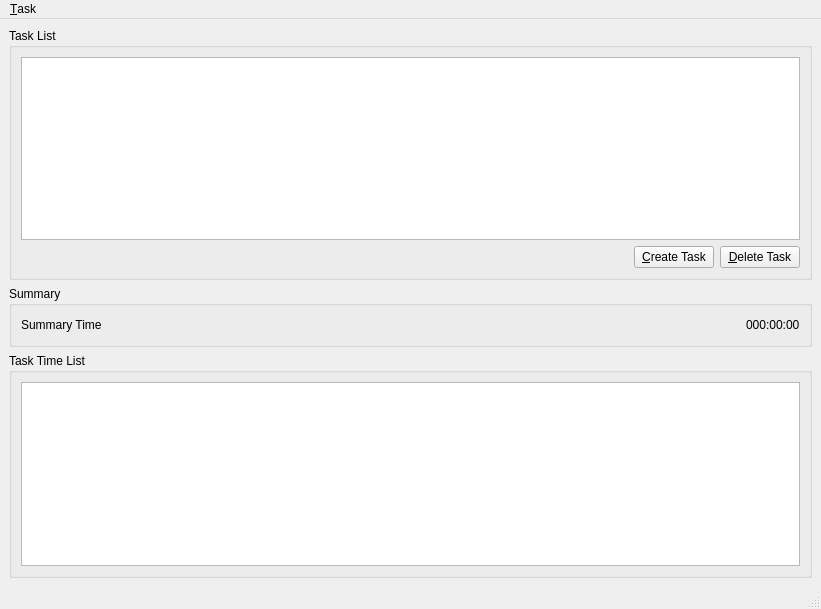
<?xml version="1.0" encoding="UTF-8"?>
<ui version="4.0">
 <class>TasksWindow</class>
 <widget class="QMainWindow" name="TasksWindow">
  <property name="geometry">
   <rect>
    <x>0</x>
    <y>0</y>
    <width>821</width>
    <height>609</height>
   </rect>
  </property>
  <property name="windowTitle">
   <string>MainWindow</string>
  </property>
  <widget class="QWidget" name="centralwidget">
   <layout class="QVBoxLayout" name="verticalLayout_4">
    <item>
     <widget class="QGroupBox" name="groupBox_3">
      <property name="title">
       <string>Task List</string>
      </property>
      <layout class="QVBoxLayout" name="verticalLayout_3">
       <item>
        <widget class="TableView" name="tableViewtasks">
         <property name="enabled">
          <bool>true</bool>
         </property>
         <property name="sizePolicy">
          <sizepolicy hsizetype="Expanding" vsizetype="Preferred">
           <horstretch>0</horstretch>
           <verstretch>0</verstretch>
          </sizepolicy>
         </property>
        </widget>
       </item>
       <item>
        <layout class="QHBoxLayout" name="horizontalLayout">
         <item>
          <spacer name="horizontalSpacer">
           <property name="orientation">
            <enum>Qt::Horizontal</enum>
           </property>
           <property name="sizeHint" stdset="0">
            <size>
             <width>40</width>
             <height>20</height>
            </size>
           </property>
          </spacer>
         </item>
         <item>
          <widget class="QPushButton" name="btnCreate">
           <property name="sizePolicy">
            <sizepolicy hsizetype="Fixed" vsizetype="Fixed">
             <horstretch>0</horstretch>
             <verstretch>0</verstretch>
            </sizepolicy>
           </property>
           <property name="text">
            <string>&amp;Create Task</string>
           </property>
          </widget>
         </item>
         <item>
          <widget class="QPushButton" name="btnDelete">
           <property name="sizePolicy">
            <sizepolicy hsizetype="Fixed" vsizetype="Fixed">
             <horstretch>0</horstretch>
             <verstretch>0</verstretch>
            </sizepolicy>
           </property>
           <property name="text">
            <string>&amp;Delete Task</string>
           </property>
          </widget>
         </item>
        </layout>
       </item>
      </layout>
     </widget>
    </item>
    <item>
     <widget class="QGroupBox" name="groupBox_2">
      <property name="title">
       <string>Summary</string>
      </property>
      <layout class="QFormLayout" name="formLayout">
       <item row="0" column="0">
        <widget class="QLabel" name="label">
         <property name="text">
          <string>Summary Time</string>
         </property>
        </widget>
       </item>
       <item row="0" column="1">
        <layout class="QHBoxLayout" name="horizontalLayout_2">
         <item>
          <spacer name="horizontalSpacer_2">
           <property name="orientation">
            <enum>Qt::Horizontal</enum>
           </property>
           <property name="sizeHint" stdset="0">
            <size>
             <width>718</width>
             <height>20</height>
            </size>
           </property>
          </spacer>
         </item>
         <item>
          <widget class="QLabel" name="labelSummaryTime">
           <property name="text">
            <string>000:00:00</string>
           </property>
          </widget>
         </item>
        </layout>
       </item>
      </layout>
     </widget>
    </item>
    <item>
     <widget class="QGroupBox" name="groupBox">
      <property name="title">
       <string>Task Time List</string>
      </property>
      <layout class="QVBoxLayout" name="verticalLayout">
       <item>
        <widget class="QTableView" name="tableViewtaskTime"/>
       </item>
      </layout>
     </widget>
    </item>
   </layout>
  </widget>
  <widget class="QMenuBar" name="menubar">
   <property name="geometry">
    <rect>
     <x>0</x>
     <y>0</y>
     <width>821</width>
     <height>20</height>
    </rect>
   </property>
   <widget class="QMenu" name="menu_Task">
    <property name="title">
     <string>&amp;Task</string>
    </property>
    <addaction name="actionCreateTask"/>
    <addaction name="separator"/>
    <addaction name="actionEditTask"/>
    <addaction name="actionDeleteTask"/>
   </widget>
   <addaction name="menu_Task"/>
  </widget>
  <widget class="QStatusBar" name="statusbar"/>
  <action name="actionCreateTask">
   <property name="text">
    <string>&amp;Create Task</string>
   </property>
  </action>
  <action name="actionEditTask">
   <property name="text">
    <string>&amp;Edit Task</string>
   </property>
  </action>
  <action name="actionDeleteTask">
   <property name="text">
    <string>&amp;Delete Task</string>
   </property>
  </action>
 </widget>
 <customwidgets>
  <customwidget>
   <class>TableView</class>
   <extends>QTableView</extends>
   <header>view/TableView.h</header>
  </customwidget>
 </customwidgets>
 <resources/>
 <connections/>
</ui>
